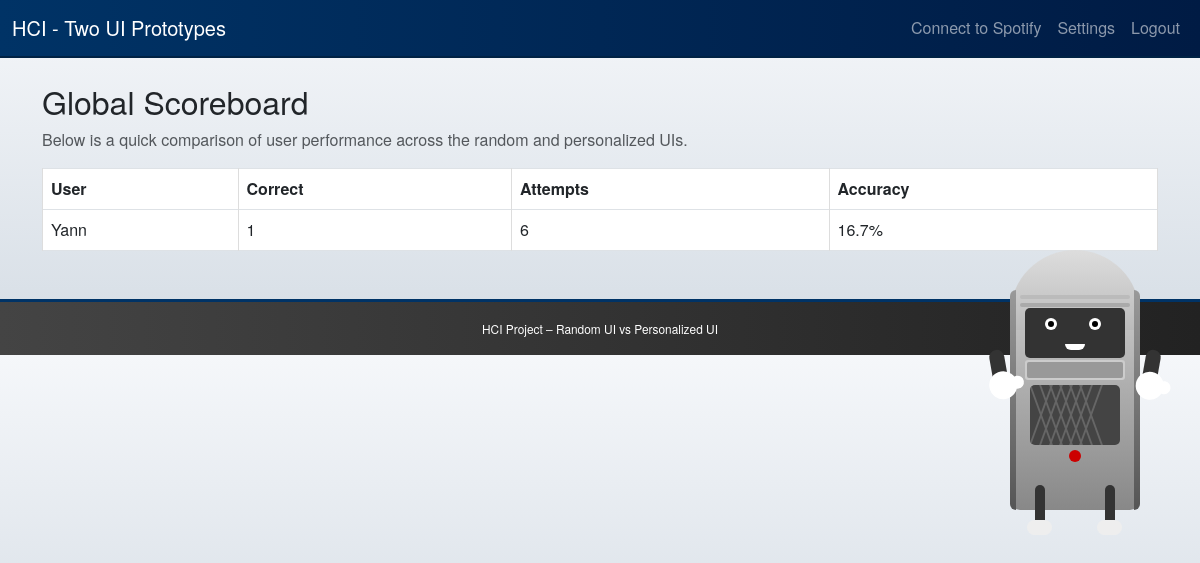
Page /scoreboard (signed in) on the earlier database version.
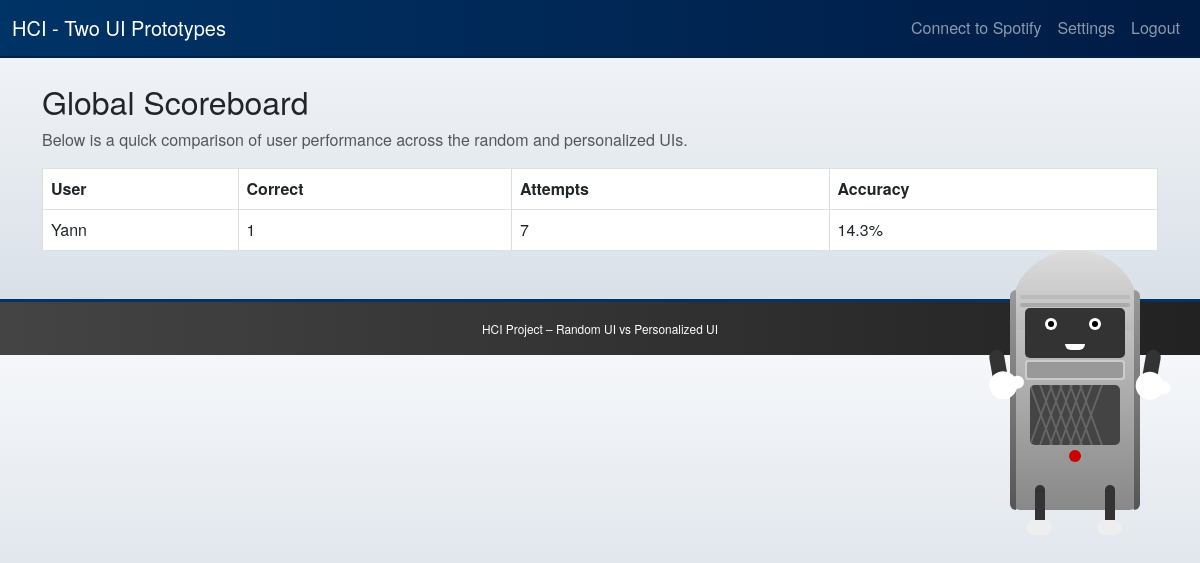
Same page on the later database version.
### models.py (models this page shows, shortened)
class User(db.Model):
    id = db.Column(db.Integer, primary_key=True)
    username = db.Column(db.String(80), unique=True, nullable=False)
    password = db.Column(db.String(80), nullable=False)
    total_correct = db.Column(db.Integer, default=0)
    total_attempts = db.Column(db.Integer, default=0)
    missed_songs = db.Column(db.String(1000), default="[]")

### routes/quiz_main.py (the view)
@quiz_bp.route('/scoreboard')
@require_login
def scoreboard():
    users = User.query.all()
    def accuracy(u):
        if u.total_attempts == 0:
            return 0
        return u.total_correct / u.total_attempts
    sorted_users = sorted(users, key=lambda x: (accuracy(x), x.total_correct), reverse=True)
    return render_template('scoreboard.html', all_users=sorted_users)

### app.py (called while the page is built)
def create_app():
    load_dotenv()
    app = Flask(__name__)
    app.secret_key = "ANY_RANDOM_SECRET_FOR_DEVELOPMENT"
    app.config["SQLALCHEMY_DATABASE_URI"] = "sqlite:///guessing_game.db"
    app.config["SQLALCHEMY_TRACK_MODIFICATIONS"] = False
    db.init_app(app)
    @app.context_processor
    def inject_now():
        return {"now": datetime.datetime.now()}
    @app.context_processor
    def inject_buddy_message():
        return {"buddy_message": session.get("buddy_message", "")}
    from routes.auth import auth_bp
    from routes.quiz_base import quiz_bp
    import routes.quiz_main       # attaches main quiz routes to quiz_bp
    import routes.quiz_personalized  # attaches personalized routes to quiz_bp
    app.register_blueprint(auth_bp)
    app.register_blueprint(quiz_bp)
    with app.app_context():
        db.create_all()
    return app

### routes/quiz_base.py (called while the page is built)
def current_user():
    uid = session.get("user_id")
    if not uid:
        return None
    return User.query.get(uid)

def require_login(f):
    @wraps(f)
    def wrapper(*args, **kwargs):
        if not current_user():
            flash("Please log in first!", "warning")
            return redirect(url_for('auth_bp.login'))
        return f(*args, **kwargs)
    return wrapper

### templates/scoreboard.html
{% extends "layout.html" %}
{% block content %}
<h2>Global Scoreboard</h2>
<p class="text-muted">Below is a quick comparison of user performance across the random and personalized UIs.</p>
<table class="table table-bordered">
  <thead>
    <tr>
      <th>User</th>
      <th>Correct</th>
      <th>Attempts</th>
      <th>Accuracy</th>
    </tr>
  </thead>
  <tbody>
    {% for u in all_users %}
      {% set accuracy = 0 %}
      {% if u.total_attempts != 0 %}
        {% set accuracy = (u.total_correct / u.total_attempts) * 100 %}
      {% endif %}
      <tr>
        <td>{{ u.username }}</td>
        <td>{{ u.total_correct }}</td>
        <td>{{ u.total_attempts }}</td>
        <td>{{ accuracy|round(1) }}%</td>
      </tr>
    {% endfor %}
  </tbody>
</table>
{% endblock %}

### templates/layout.html (shortened to what this page needs)
<!DOCTYPE html>
<html>
<head>
  <link
    rel="stylesheet"
    href="https://cdn.jsdelivr.net/npm/bootstrap@5.3.0/dist/css/bootstrap.min.css"
  />
  <link rel="stylesheet" href="{{ url_for('static', filename='css/style.css') }}">
</head>
<body class="{% if session.color_theme == 'light' %}light-theme{% endif %}">
  <nav class="navbar navbar-expand-lg {% if session.color_theme == 'light' %}navbar-light bg-light{% else %}navbar-dark bg-dark{% endif %}">
    <div class="container-fluid">
      <a class="navbar-brand" href="{{ url_for('quiz_bp.dashboard') }}">
        HCI - Two UI Prototypes
      </a>
      <div class="collapse navbar-collapse" id="navbarToggler">
        <ul class="navbar-nav ms-auto">
          {% if session.spotify_token %}
            <li class="nav-item">
              <span class="nav-link">Spotify: Connected</span>
            </li>
          {% else %}
            <li class="nav-item">
              <a class="nav-link" href="{{ url_for('auth_bp.spotify_login') }}">Connect to Spotify</a>
            </li>
          {% endif %}
          {% if session.user_id %}
          <li class="nav-item">
            <a class="nav-link" href="{{ url_for('quiz_bp.settings') }}">Settings</a>
          </li>
          <li class="nav-item">
            <a class="nav-link" href="{{ url_for('auth_bp.logout') }}">Logout</a>
          </li>
          {% endif %}
        </ul>
      </div>
    </div>
  </nav>
  <div class="container mt-4">
    {% block content %}{% endblock %}
  </div>
  <footer class="bg-secondary text-white mt-5 py-3">
    <div class="container text-center">
      <small>HCI Project – Random UI vs Personalized UI</small>
    </div>
  </footer>
  <div class="jukebox" id="jukebox"
       style="position: fixed; top: 50%; right: 60px; transform: translateY(-50%); z-index:9999;">
    <div class="silver-band left"></div>
    <div class="silver-band right"></div>
    <div class="decorative-line"></div>
    <div class="face">
      <div class="eye left"><div class="pupil"></div></div>
      <div class="eye right"><div class="pupil"></div></div>
      <div class="mouth" id="mouth"></div>
    </div>
    <div class="grille"></div>
    <div class="speaker"></div>
    <div class="button"></div>
    <div class="arm arm-left"><div class="hand"></div></div>
    <div class="arm arm-right"><div class="hand"></div></div>
    <div class="leg leg-left"><div class="shoe"></div></div>
    <div class="leg leg-right"><div class="shoe"></div></div>
  </div>
</body>
</html>

### static/css/style.css (style rules this page uses)
body { background: linear-gradient(180deg, #f5f7fa 0%, #d4dce4 100%); margin: 0; padding: 0; font-family: "Helvetica Neue", Arial, sans-serif; }
.navbar-dark.bg-dark { background: linear-gradient(90deg, #003366 0%, #001B44 100%); border-bottom: 2px solid #002244; }
footer.bg-secondary { background: linear-gradient(90deg, #444 0%, #222 100%); border-top: 3px solid #003366; }
footer .container { font-size: 0.85rem; }
.table-bordered > :not(caption) > * > * { border-color: #ddd !important; }

### templates/layout.html (style rules this page uses)
.jukebox { position: relative; width: 130px; height: 220px; background: linear-gradient(to bottom, #cccccc 0%, #888888 100%); border-radius: 10px; animation: dance 3s infinite ease-in-out; transform-origin: center bottom; cursor: pointer; }
.jukebox::before { content: ''; position: absolute; top: -40px; left: 0; width: 130px; height: 80px; background: linear-gradient(to bottom, #dddddd 0%, #bbbbbb 100%); border-radius: 65px 65px 0 0; }
.silver-band { position: absolute; top: 0; width: 6px; height: 100%; background: linear-gradient(to bottom, #999 0%, #555 100%); }
.silver-band.left { left: 0; border-top-left-radius: 10px; border-bottom-left-radius: 10px; }
.silver-band.right { right: 0; border-top-right-radius: 10px; border-bottom-right-radius: 10px; }
.decorative-line { position: absolute; top: 5px; left: 10px; width: 110px; height: 4px; background: #bbb; border-radius: 2px; }
.decorative-line::after { content: ''; position: absolute; top: 8px; left: 0; width: 110px; height: 4px; background: #aaa; border-radius: 2px; }
.face { position: absolute; top: 18px; left: 15px; width: 100px; height: 50px; background: #333; border-radius: 5px; overflow: hidden; z-index: 2; }
.eye { position: absolute; top: 10px; width: 12px; height: 12px; background: #fff; border-radius: 50%; overflow: hidden; }
.eye.left { left: 20px; }
.eye.right { left: 64px; }
.pupil { position: absolute; top: 3px; left: 3px; width: 6px; height: 6px; background: #000; border-radius: 50%; }
.mouth { position: absolute; bottom: 8px; left: 40px; width: 20px; height: 6px; background: #fff; border-radius: 0 0 20px 20px; transform-origin: bottom center; }
.grille { position: absolute; top: 70px; left: 15px; width: 100px; height: 20px; background: #ccc; border-radius: 3px; }
.grille::before { content: ''; position: absolute; top: 2px; left: 2px; width: 96px; height: 16px; background: #999; border-radius: 2px; }
.speaker { position: absolute; top: 95px; left: 20px; width: 90px; height: 60px; background: #444; border-radius: 5px; overflow: hidden; }
.speaker::before { content: ''; position: absolute; width: 2px; height: 100%; background: #666; left: 10px; transform: skew(20deg); box-shadow: 10px 0 0 #666, 20px 0 0 #666, 30px 0 0 #666, 40px 0 0 #666, 50px 0 0 #666; }
.speaker::after { content: ''; position: absolute; width: 2px; height: 100%; background: #666; left: 10px; transform: skew(-20deg); box-shadow: 10px 0 0 #666, 20px 0 0 #666, 30px 0 0 #666, 40px 0 0 #666, 50px 0 0 #666; }
.button { position: absolute; top: 160px; left: 50%; transform: translateX(-50%); width: 12px; height: 12px; background: #c00; border-radius: 50%; }
.arm { position: absolute; width: 15px; height: 45px; background: #333; border-radius: 30px; transform-origin: top center; animation: armSway 4s infinite ease-in-out; }
.arm-left { top: 60px; left: -22px; transform: rotate(-10deg); }
.arm-right { top: 60px; right: -22px; transform: rotate(10deg); }
.hand { position: absolute; bottom: -5px; left: -5px; width: 28px; height: 28px; background: #fff; border-radius: 50%; }
.hand::before { content: ''; position: absolute; width: 13px; height: 13px; background: #fff; border-radius: 50%; top: 7px; right: -7px; }
.leg { position: absolute; width: 10px; height: 50px; background: #333; border-radius: 5px; bottom: -25px; transform-origin: top center; }
.leg-left { left: 25px; animation: legLeftWiggle 4s infinite ease-in-out; }
.leg-right { right: 25px; animation: legRightWiggle 4s infinite ease-in-out; }
.shoe { position: absolute; bottom: 0; left: -8px; width: 25px; height: 15px; background: #eee; border-radius: 10px; }

Differences in the rows shown:
changed User "Yann": total_attempts "6" → "7"; accuracy "16.7" → "14.3"
